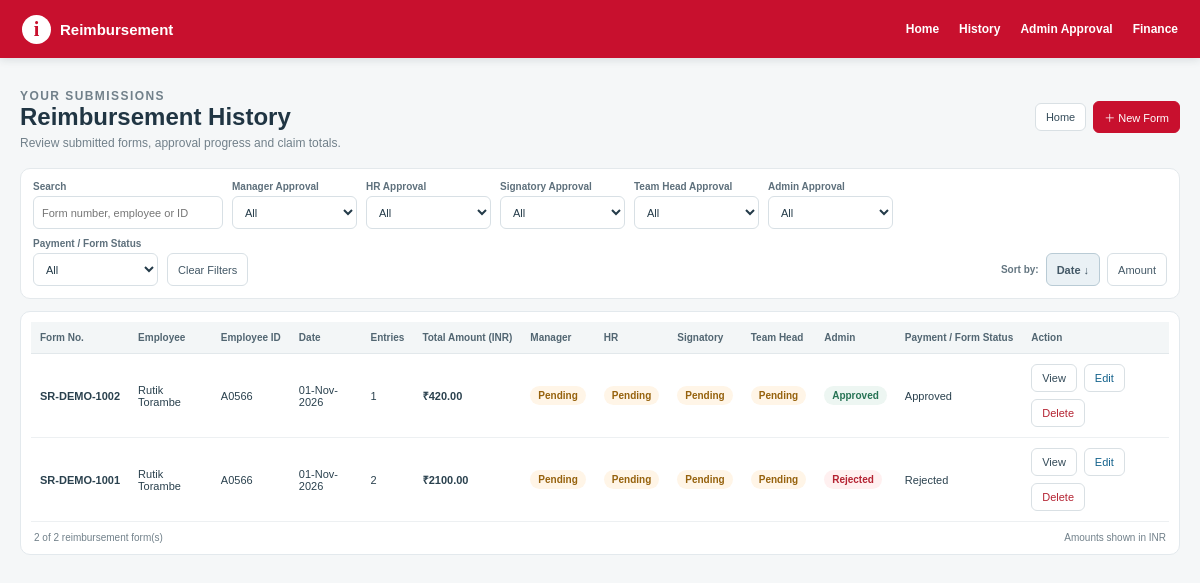
The page /reimbursement/history on the database as committed earlier.
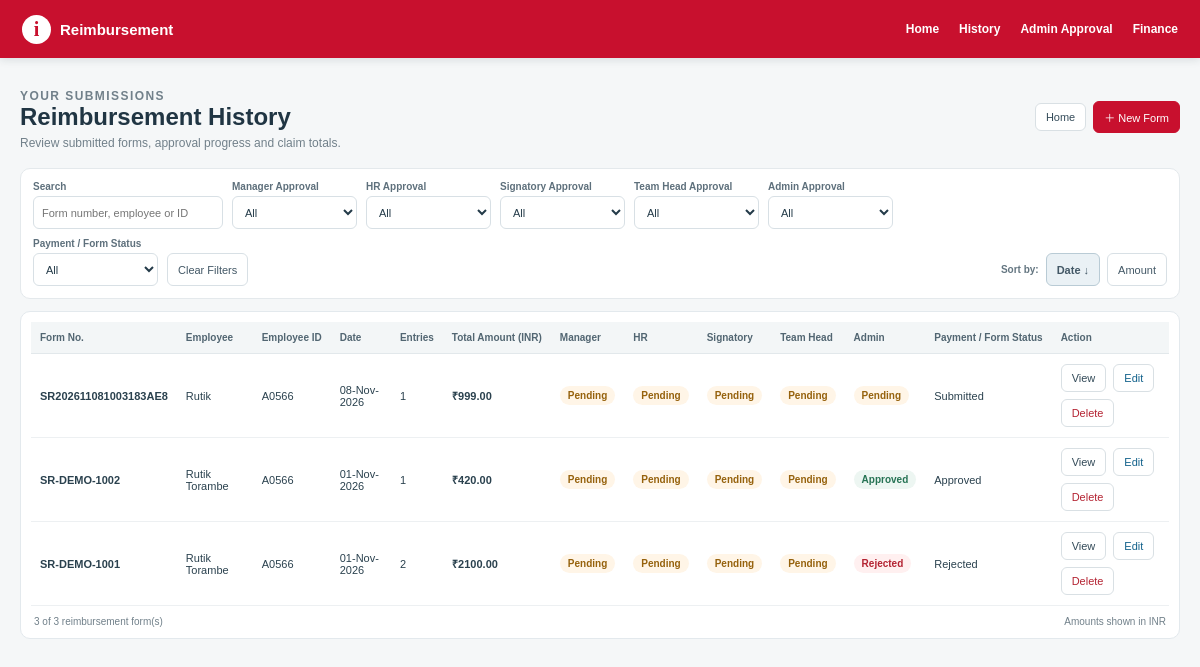
The same page on the database as committed later.
### app.py (models this page shows, shortened)
class ExpenseSundry(db.Model):
    __tablename__ = "ExpenseSundry"
    FormNo = db.Column(db.String(255), primary_key=True)
    Item = db.Column(db.Integer, primary_key=True)
    FormDate = db.Column(db.Float)
    EmpID = db.Column(db.String(255))
    EName = db.Column(db.String(255))
    Manager = db.Column(db.String(255))
    TeamName = db.Column(db.String(255), nullable=True)
    Description = db.Column(db.String(255))
    GCCExpCode = db.Column(db.String(255))
    ExpenseDate = db.Column(db.Float)
    BillNo = db.Column(db.String(255))
    BillAmount = db.Column(db.Float, default=0)
    ClaimAmount = db.Column(db.Float, default=0)
    Chargeable = db.Column(db.String(20), default="NO")
    ClientName = db.Column(db.String(255))
    Comments = db.Column(db.String(1000))
    Status = db.Column(db.String(100), default="Submitted")
    DocumentID = db.Column(db.String(1000))
    FormPDFPath = db.Column(db.String(1000), nullable=True)
    AttachmentCheck = db.Column(db.String(50))
    ManagerApproval = db.Column(db.String(50), nullable=True, default="Pending", server_default=db.text("'Pending'"))
    HRApproval = db.Column(db.String(50), nullable=True, default="Pending", server_default=db.text("'Pending'"))
    SignatoryApproval = db.Column(db.String(50), nullable=True, default="Pending", server_default=db.text("'Pending'"))
    TeamHeadApproval = db.Column(db.String(50), nullable=True, default="Pending", server_default=db.text("'Pending'"))
    AdminApproval = db.Column(db.String(50), nullable=True, default="Pending", server_default=db.text("'Pending'"))
    ManagerApprovalBy = db.Column(db.String(255), nullable=True)
    HRApprovalBy = db.Column(db.String(255), nullable=True)
    SignatoryApprovalBy = db.Column(db.String(255), nullable=True)
    TeamHeadApprovalBy = db.Column(db.String(255), nullable=True)
    AdminApprovalBy = db.Column(db.String(255), nullable=True)
    FormReviewComments = db.Column(db.String(1000), nullable=True)
    ManagerApprovalDate = db.Column(db.Float, nullable=True)
    HRApprovalDate = db.Column(db.Float, nullable=True)
    SignatoryApprovalDate = db.Column(db.Float, nullable=True)
    TeamHeadApprovalDate = db.Column(db.Float, nullable=True)
    AdminApprovalDate = db.Column(db.Float, nullable=True)

### app.py (the view, shortened to what this page needs)
@app.route("/reimbursement/history")
def history():
    all_rows_summary = all_forms_summary()
    search_text = (request.args.get("q") or "").strip().lower()
    selected_status = (request.args.get("status") or "").strip().lower()
    sort_by = (request.args.get("sort") or "date").strip().lower()
    statuses = sorted({
        str(item.get("status") or "Submitted")
        for item in all_rows_summary
        if str(item.get("status") or "Submitted").strip()
    })
    rows = all_rows_summary
    if selected_status:
        rows = [
            item for item in rows
            if selected_status == str(item.get("status") or "Submitted").lower()
        ]
    if sort_by == "amount":
        rows.sort(
            key=lambda item: (item.get("total") or 0, item.get("form_no") or ""),
            reverse=True,
        )
    else:
        rows.sort(
            key=lambda item: (item.get("form_date") or "", item.get("form_no") or ""),
            reverse=True,
        )
    return page(
        "Reimbursement History",
        "history.html",
        forms=rows,
        statuses=statuses,
        selected_status=selected_status,
        search_text=search_text,
        sort_by=sort_by,
        total_forms=len(rows),
    )

### app.py (called while the page is built)
def excel_serial_to_datetime(value):
    if value is None or str(value).strip() == "":
        return None
    if isinstance(value, datetime):
        return value
    text_value = str(value).strip()
    try:
        return EXCEL_EPOCH + timedelta(days=float(text_value))
    except (ValueError, TypeError, OverflowError):
        try:
            return datetime.strptime(text_value[:10], "%Y-%m-%d")
        except ValueError:
            return None

def excel_serial_to_display(value):
    parsed = excel_serial_to_datetime(value)
    return parsed.strftime("%d-%b-%Y") if parsed else ""

def excel_serial_to_input(value):
    parsed = excel_serial_to_datetime(value)
    return parsed.strftime("%Y-%m-%d") if parsed else ""

def page(title, template, **context):
    return render_template(template, title=title, **context)

### templates/history.html (shortened to what this page needs)
{% extends "base.html" %}
{% block content %}
<div class="history-page">
<header class="history-head"><div><p class="history-eyebrow">YOUR SUBMISSIONS</p><h1>Reimbursement History</h1><p>Review submitted forms, approval progress and claim totals.</p></div><div class="history-head-actions"><a href="{{ url_for('home') }}">Home</a><a class="primary" href="{{ url_for('new_form') }}">＋ New Form</a></div></header>
<section class="history-toolbar" aria-label="History filters">
<div class="history-filters">
<div class="history-control search"><label for="historySearch">Search</label><input id="historySearch" type="search" placeholder="Form number, employee or ID"></div>
<div class="history-control"><label for="ManagerApproval">Manager Approval</label><select id="ManagerApproval"><option value="">All</option></select></div>
<div class="history-control"><label for="HRApproval">HR Approval</label><select id="HRApproval"><option value="">All</option></select></div>
<div class="history-control"><label for="SignatoryApproval">Signatory Approval</label><select id="SignatoryApproval"><option value="">All</option></select></div>
<div class="history-control"><label for="TeamHeadApproval">Team Head Approval</label><select id="TeamHeadApproval"><option value="">All</option></select></div>
<div class="history-control"><label for="AdminApproval">Admin Approval</label><select id="AdminApproval"><option value="">All</option></select></div>
<div class="history-control"><label for="PaymentStatus">Payment / Form Status</label><select id="PaymentStatus"><option value="">All</option>{% for s in statuses %}<option value="{{ s|lower }}">{{ s }}</option>{% endfor %}</select></div>
<button type="button" id="clearHistoryFilters" class="history-clear">Clear Filters</button>
</div>
<div class="history-sort"><span>Sort by:</span><button type="button" id="sortDate" class="active">Date ↓</button><button type="button" id="sortAmount">Amount</button></div>
</section>
<section class="history-panel"><div class="history-table-wrap"><table class="history-table"><thead><tr><th>Form No.</th><th>Employee</th><th>Employee ID</th><th>Date</th><th>Entries</th><th>Total Amount (INR)</th><th>Manager</th><th>HR</th><th>Signatory</th><th>Team Head</th><th>Admin</th><th>Payment / Form Status</th><th>Action</th></tr></thead><tbody id="historyTableBody">
{% for f in forms %}
<tr data-form="{{ f.form_no|lower }}" data-employee="{{ (f.name or '')|lower }}" data-empid="{{ (f.emp_id or '')|lower }}" data-status="{{ (f.status or 'Submitted')|lower }}" data-manager-approval="{{ (f.manager_approval or 'Pending')|lower }}" data-hr-approval="{{ (f.hr_approval or 'Pending')|lower }}" data-signatory-approval="{{ (f.signatory_approval or 'Pending')|lower }}" data-teamhead-approval="{{ (f.teamhead_approval or 'Pending')|lower }}" data-admin-approval="{{ (f.admin_approval or 'Pending')|lower }}" data-payment-status="{{ (f.status or 'Submitted')|lower }}" data-date="{{ f.form_date or '' }}" data-amount="{{ f.total or 0 }}">
<td><span class="history-formno">{{ f.form_no }}</span></td><td>{{ f.name or '—' }}</td><td>{{ f.emp_id or '—' }}</td><td>{{ f.form_date_display or f.form_date or '—' }}</td><td>{{ f.count or 0 }}</td><td class="history-money">₹{{ '%.2f'|format(f.total or 0) }}</td>
{% for val in [f.manager_approval, f.hr_approval, f.signatory_approval, f.teamhead_approval, f.admin_approval] %}{% set st=(val or 'Pending')|lower %}<td><span class="history-status {% if st=='pending' %}pending{% elif st=='rejected' %}rejected{% endif %}">{{ val or 'Pending' }}</span></td>{% endfor %}
<td>{{ f.status or 'Submitted' }}</td><td><div class="history-actions"><a href="{{ url_for('form_action',form_no=f.form_no,action='view') }}">View</a><a class="edit" href="{{ url_for('form_action',form_no=f.form_no,action='edit') }}">Edit</a><a class="delete" href="{{ url_for('form_action',form_no=f.form_no,action='delete') }}">Delete</a></div></td></tr>
{% else %}<tr><td colspan="13" class="history-empty">No reimbursement forms found.</td></tr>{% endfor %}
</tbody></table></div><div class="history-footer"><span id="historyCount">{{ forms|length }} reimbursement form(s)</span><span>Amounts shown in INR</span></div></section>
</div>
{% endblock %}

### templates/base.html (shortened to what this page needs)
<!doctype html>
<html lang="en">
<head>
  <link rel="stylesheet" href="{{ url_for('static', filename='css/style.css') }}">
</head>
<body>
<header class="topbar">
  <a class="brand" href="{{ url_for('home') }}"><span class="brand-mark">i</span><span>Reimbursement</span></a>
  <nav><a href="{{ url_for('home') }}">Home</a><a href="{{ url_for('history') }}">History</a><a href="{{ url_for('admin_approval') }}">Admin Approval</a><a href="{{ url_for('finance_dashboard') }}">Finance</a></nav>
</header>
<main class="container">
  {% block content %}{% endblock %}
</main>
</body>
</html>

### static/css/style.css (style rules this page uses)
* { box-sizing:border-box }
body { margin:0;background:#f5f7f8;color:#203543;font-family:Arial,Helvetica,sans-serif;font-size:13px }
.topbar { height:58px;background:#c8102e;display:flex;align-items:center;justify-content:space-between;padding:0 max(22px,calc((100% - 1450px)/2));color:#fff;box-shadow:0 2px 8px #162c3a20 }
.brand { display:flex;align-items:center;gap:9px;color:#fff;text-decoration:none;font-weight:800;font-size:15px }
.brand-mark { display:grid;place-items:center;width:29px;height:29px;border-radius:50%;background:#fff;color:#c8102e;font-weight:900;font-family:Georgia,serif;font-size:20px }
.topbar nav { display:flex;gap:20px }
.topbar nav a { color:#fff;text-decoration:none;font-weight:700;font-size:12px }
.container { max-width:1500px;margin:0 auto;padding:18px 20px 40px }

### templates/history.html (style rules this page uses)
.history-page { max-width:1500px;margin:0 auto;color:#203543 }
.history-head { display:flex;justify-content:space-between;align-items:center;gap:14px;margin:8px 0 18px }
.history-eyebrow { font-size:10px;letter-spacing:.12em;font-weight:800;color:#c8102e;margin:0 0 5px }
.history-head h1 { font-size:24px;margin:0;font-weight:750 }
.history-head p { font-size:12px;color:#71808a;margin:5px 0 0 }
.history-head-actions,.history-actions,.history-sort { display:flex;align-items:center;gap:7px;flex-wrap:wrap }
.history-head-actions a,.history-actions a { font-size:11px;padding:7px 10px;border-radius:6px;text-decoration:none;border:1px solid #d9e0e4;color:#344b59;background:#fff }
.history-head-actions .primary { background:#c8102e;color:#fff;border-color:#c8102e }
.history-toolbar { display:flex;align-items:end;justify-content:space-between;gap:12px;flex-wrap:wrap;background:#fff;border:1px solid #e4e9ec;border-radius:10px;padding:12px;margin-bottom:12px }
.history-filters { display:flex;align-items:end;gap:9px;flex-wrap:wrap;flex:1 }
.history-control { display:flex;flex-direction:column;gap:4px }
.history-control label { font-size:10px;font-weight:750;color:#5e707c }
.history-control input,.history-control select { height:33px;min-width:125px;border:1px solid #d8e0e5;border-radius:6px;background:#fff;padding:0 8px;color:#243b49;font-size:11px }
.history-control.search input { min-width:190px }
.history-clear,.history-sort button { height:33px;padding:0 10px;border:1px solid #d8e0e5;border-radius:6px;background:#fff;color:#435866;font-size:11px;cursor:pointer }
.history-sort span { font-size:10px;color:#647681;font-weight:700 }
.history-sort button.active { background:#eaf1f5;border-color:#b9cbd5;font-weight:750 }
.history-panel { background:#fff;border:1px solid #e3e9ed;border-radius:10px;padding:10px }
.history-table-wrap { width:100%;overflow-x:auto }
.history-table { width:100%;border-collapse:separate;border-spacing:0;font-size:11px }
.history-table th { background:#f3f6f7;color:#526672;font-size:10px;font-weight:800;text-align:left;white-space:nowrap;padding:10px 9px;border-bottom:1px solid #e2e8eb }
.history-table td { padding:10px 9px;border-bottom:1px solid #edf0f2;vertical-align:middle;color:#2a414e }
.history-formno { font-weight:800;white-space:nowrap }
.history-money { font-weight:750;white-space:nowrap }
.history-status { display:inline-flex;padding:4px 8px;border-radius:20px;background:#edf6f2;color:#267354;font-size:10px;font-weight:800;white-space:nowrap }
.history-status.pending { background:#fff5e7;color:#96620d }
.history-status.rejected { background:#fff0f0;color:#b42332 }
.history-actions a.edit { color:#12618b }
.history-actions a.delete { color:#b42332 }
.history-footer { display:flex;justify-content:space-between;padding:10px 3px 1px;color:#71808a;font-size:10px }

Rows that differ between the two databases and show on the page:
added ExpenseSundry: form_no "SR202611081003183AE8", EName "Rutik", EmpID "A0566", form_date_display "08-Nov-2026", count "1", ClaimAmount "999.00", ManagerApproval "Pending", HRApproval "Pending", SignatoryApproval "Pending", TeamHeadApproval "Pending", AdminApproval "Pending", Status "Submitted"
Other text that changed with them:
text written by a page script: "2 of 2 reimbursement form(s)" → "3 of 3 reimbursement form(s)"
